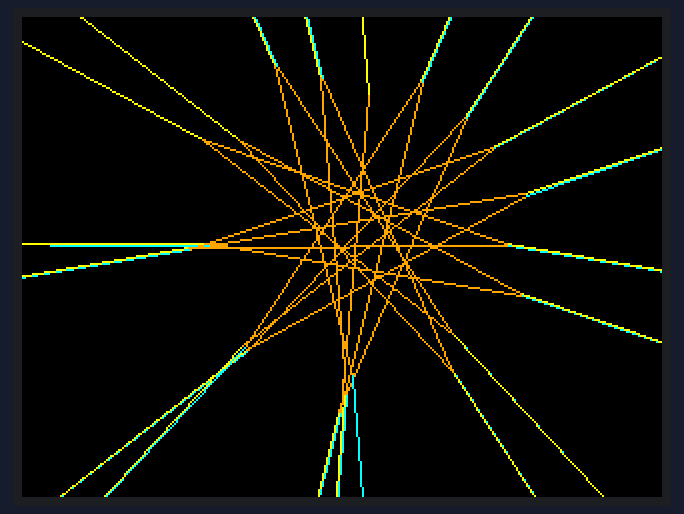
A sketch run on a simulated Arduino Uno, built with avr-gcc and run on an emulated ATmega328P. On the bench: 320×240 colour display.

Above: at 0.4 s.

The sketch:

sketch.ino
```cpp
#include <Adafruit_GFX.h>
#include <Adafruit_ILI9341.h>
#include <SPI.h>

#define TFT_CS 10
#define TFT_DC 9
#define TFT_RST -1  // Set TFT_RST to -1 if the display doesn't have a reset pin

Adafruit_ILI9341 tft = Adafruit_ILI9341(TFT_CS, TFT_DC, TFT_RST);

void setup() {
  Serial.begin(9600);
  tft.begin();

  tft.fillScreen(ILI9341_BLACK);
  tft.setRotation(3);  // Adjust the rotation as needed

  drawStar();
}

void drawStar() {
  tft.setTextColor(ILI9341_WHITE);
  tft.setTextSize(2);

  int star_size = 480; // Changeable, preferably from 100 to what your screen dimensions allow
  int star_points = 19; // Changeable but always an ODD number
  float interior_angle_at_star_point = 360.0 / star_points / 2;
  float angle = 90 - interior_angle_at_star_point / 2;

  int x = tft.width() / 2;
  int y = tft.height() / 2 - star_size / 2;

  uint16_t colors[] = {ILI9341_YELLOW, ILI9341_ORANGE, ILI9341_CYAN};

  for (int i = 0; i < star_points; ++i) {
    for (int j = 0; j < 3; ++j) {
      tft.drawLine(x, y, x + cos(angle * PI / 180) * (star_size / 3),
                   y + sin(angle * PI / 180) * (star_size / 3), colors[j]);
      x = x + cos(angle * PI / 180) * (star_size / 3);
      y = y + sin(angle * PI / 180) * (star_size / 3);
      angle += interior_angle_at_star_point;
    }
    angle += 180 - interior_angle_at_star_point;
  }
}

void loop() {
  // Your loop code here
}
```
